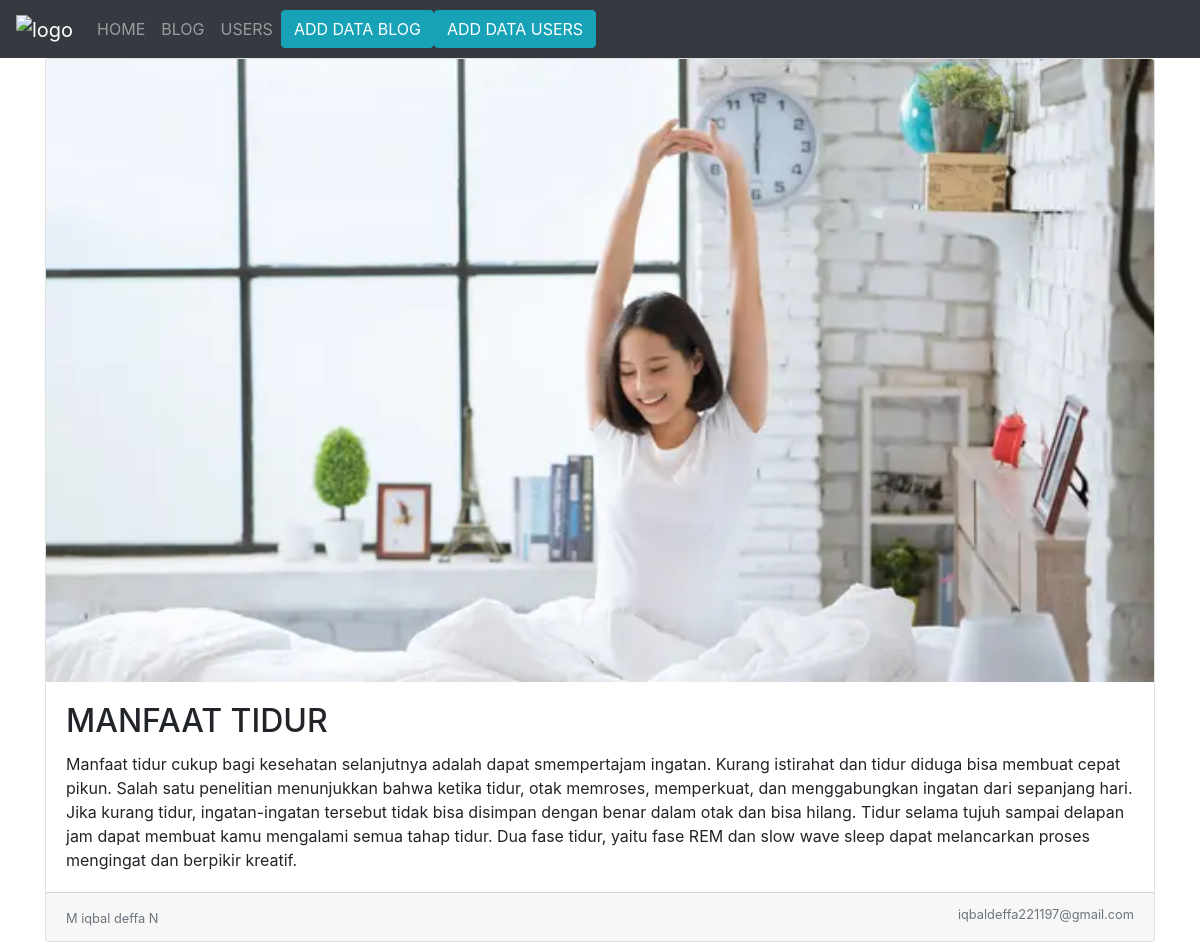
Page /detail.php?id=14 on the committed database.
### tables this page shows
CREATE TABLE `image_blog` (
  `id` int(3) NOT NULL,
  `title` varchar(250) NOT NULL,
  `content` varchar(5000) NOT NULL,
  `user_id` varchar(6) NOT NULL,
  `file_image` varchar(250) NOT NULL
);

CREATE TABLE `users` (
  `id` int(3) NOT NULL,
  `id_users` varchar(6) NOT NULL,
  `name` varchar(250) NOT NULL,
  `email` varchar(250) NOT NULL
);

### detail.php (the view)
<?php
require("header.php");
require("koneksi.php");
$id = $_GET['id'];
$ambil = mysqli_query($conn, "SELECT * FROM image_blog INNER JOIN users ON users.id_users=image_blog.user_id WHERE image_blog.id=$id");
$data = mysqli_fetch_assoc($ambil);
?>
<div class="container">
    <div class="card">
        <div>
            <img src="img/<?= $data["file_image"]; ?>" class="card-img-top">
        </div>
        <div class="card-body">
            <h2 class="card-title"><?= $data["title"]; ?></h2>
            <p class="card-text"><?= $data["content"]; ?></p>
        </div>
        <div class="card-footer">
            <small class="text-muted"><?= $data["name"]; ?></small>
            <small class="text-muted float-right"><?= $data["email"]; ?></small>
        </div>
    </div>
</div>
</body>
</html>

### rows in the picture
image_blog: file_image (picture), title "MANFAAT TIDUR", content "Manfaat tidur cukup bagi kesehatan selanjutnya adalah dapat smempertajam ingatan. Kurang istirahat dan tidur diduga bisa membuat cepat pikun. Salah satu penelitian menunjukkan bahwa ketika tidur, otak memroses, memperkuat, dan menggabungkan ingatan dari sepanjang hari. Jika kurang tidur, ingatan-ingatan tersebut tidak bisa disimpan dengan benar dalam otak dan bisa hilang. Tidur selama tujuh sampai delapan jam dapat membuat kamu mengalami semua tahap tidur. Dua fase tidur, yaitu fase REM dan slow wave sleep dapat melancarkan proses mengingat dan berpikir kreatif.", users.name "M iqbal deffa N", users.email "iqbaldeffa221197@gmail.com"
